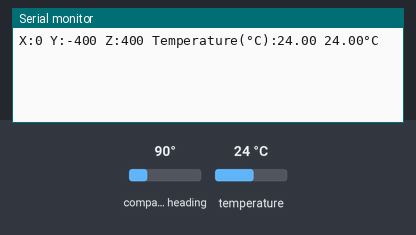
The sketch below on a simulated Arduino Uno, built with avr-gcc and run on an emulated ATmega328P. On the bench: the last lines printed to the serial monitor. Wiring (inferred from the names in the program): HMC5883L compass at I2C address 0x1E. The inputs (shaded band) are chosen by the test bench; at power-on: compass heading 90°, temperature 24 °C.

Above: at 1.5 s.
1.6 s: compass heading set to 7°
At 2.4 s:
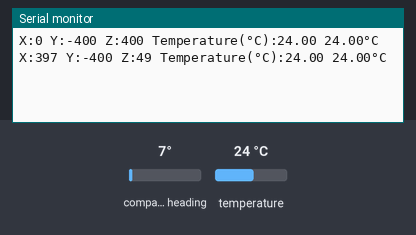
3.1 s: temperature set to 12 °C
At 4.1 s:
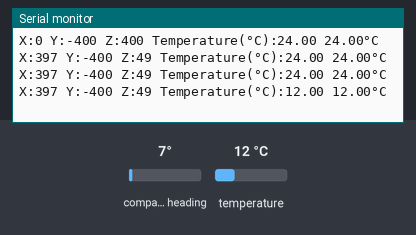
4.6 s: compass heading set to 90°
At 5.9 s:
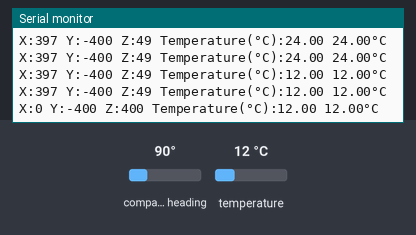
6.1 s: temperature set to 19 °C
At 6.8 s:
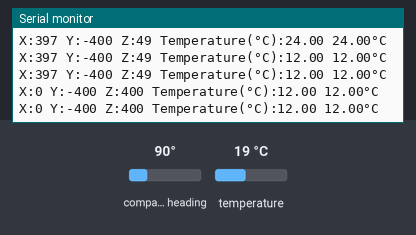
Timing chart, 0 to 8.6 s (numbered marks = the images above; inputs shaded):
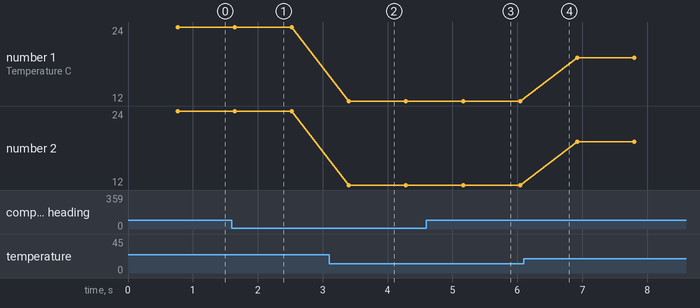

The sketch:

Work_Kombo.ino
```cpp
#include <OneWire.h>

#include <DallasTemperature.h>

#include <Wire.h> // подключаем I2C библиотеку
#define addr 0x1E // I2C 7-битный адрес датчика HMC5883
// линия данных подключена к цифровому выводу 2 Arduino
#define ONE_WIRE_BUS 2

// настройка объекта oneWire для связи с любым устройством OneWire
OneWire oneWire(ONE_WIRE_BUS);

// передать ссылку на oneWire библиотеке DallasTemperature
DallasTemperature sensors(&oneWire);

void setup() {
  sensors.begin();  // запустить библиотеку
    Serial.begin(9600); // инициализация последовательного порта
    Wire.begin(); // инициализация I2C

    // Задаём режим работы датчика HMC5883:
    Wire.beginTransmission(addr);
    Wire.write(0x00); // выбираем регистр управления CRA (00)
    Wire.write(0x70); // записываем в него 0x70 [усреднение по 8 точкам, 15 Гц, нормальные измерения]
    Wire.write(0xA0); // записываем в регистр CRB (01) 0xA0 [чувствительность = 5]
    Wire.write(0x00); // записываем в регистр Mode (02) 0x00 [бесконечный режим измерения]
    Wire.endTransmission();
}

void loop() {
  // отправить команду для получения температуры
  sensors.requestTemperatures();

  // напечатать температуру в градусах Цельсия
  //Serial.print("Temperature: ");
  //Serial.print(sensors.getTempCByIndex(0));
  //Serial.print("°");// напечатать символ градусов
  //Serial.print("C  |  ");

  // напечатать температуру в градусах Фаренгейта
  //Serial.print((sensors.getTempCByIndex(0) * 9.0) / 5.0 + 32.0);
  //Serial.print("°");// напечатать символ градусов
  //Serial.println("F");

  Wire.beginTransmission(addr);
  Wire.write(0x03); // переходим к регистру 0x03
  Wire.endTransmission();

  Wire.requestFrom(addr, 6); // запрашиваем 6 байтов
  while( Wire.available() )
  {
    int h = Wire.read(); // старший байт значения по оси X
    int l = Wire.read(); // младший байт значения по оси X
    int x = word(h, l);  // объединяем в двухбайтовое число

    int y = Wire.read(); // старший байт значения по оси Y
    y = y << 8; // сдвигаем влево на 8 битов
    y = y | Wire.read(); // объединяем с младшим байтом по OR

    int z = Wire.read(); // старший байт значения по оси Z
    z = z << 8; // сдвигаем влево на 8 битов
    z = z | Wire.read(); // объединяем с младшим байтом по OR

    //*Serial.print("X = ");
   // Serial.print(x, DEC);
    //Serial.print(" ");
    //Serial.print("Y = ");
    //Serial.print(y, DEC);
    //Serial.print(" ");
    //Serial.print("Z = ");
    //Serial.print(z, DEC);
    //Serial.println();
    Serial.print("X:"); Serial.print(x); Serial.print(" ");
    Serial.print("Y:"); Serial.print(y); Serial.print(" ");
    Serial.print("Z:"); Serial.print(z); Serial.print(" ");
    Serial.print("Temperature(°C):"); Serial.print(sensors.getTempCByIndex(0)); Serial.print(" ");
    //Serial.print("Temperature: ");
    Serial.print(sensors.getTempCByIndex(0)); Serial.print("°C"); Serial.print(" ");

    Serial.println();

  }
    delay(100);
}
```

Measured:
- after the input at 1.6 s, the serial monitor: prints a new line after 0.05 s (image 1)
- after the input at 3.1 s, the serial monitor: prints a new line after 0.31 s (image 2)
- after the input at 4.6 s, the serial monitor: prints a new line after 0.56 s (image 3)
- plotted number 1: 24 → 12 after the input at 3.1 s, 12 → 19 after the input at 6.1 s
- plotted number 2: 24 → 12 after the input at 3.1 s, 12 → 19 after the input at 6.1 s
